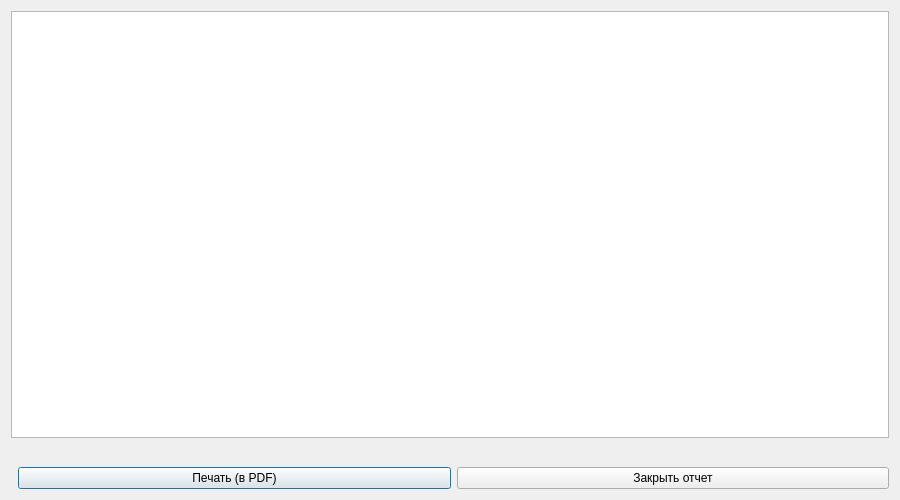
<?xml version="1.0" encoding="UTF-8"?>
<ui version="4.0">
 <class>ReportsDialog</class>
 <widget class="QDialog" name="ReportsDialog">
  <property name="geometry">
   <rect>
    <x>0</x><y>0</y><width>900</width><height>500</height>
   </rect>
  </property>
  <layout class="QVBoxLayout" name="verticalLayout">
   <item>
    <widget class="QTableView" name="tableView">
     <property name="alternatingRowColors"><bool>true</bool></property>
    </widget>
   </item>
   <item>
    <widget class="QLabel" name="lblSummary">
     <property name="font">
      <font><pointsize>11</pointsize><bold>true</bold></font>
     </property>
     <property name="alignment">
      <set>Qt::AlignRight|Qt::AlignTrailing|Qt::AlignVCenter</set>
     </property>
    </widget>
   </item>
   <item>
    <layout class="QHBoxLayout" name="horizontalLayout">
     <item>
      <spacer name="horizontalSpacer">
       <property name="orientation"><enum>Qt::Horizontal</enum></property>
      </spacer>
     </item>
     <item>
      <widget class="QPushButton" name="btnPrint">
       <property name="text"><string>Печать (в PDF)</string></property>
      </widget>
     </item>
     <item>
      <widget class="QPushButton" name="btnClose">
       <property name="text"><string>Закрыть отчет</string></property>
      </widget>
     </item>
    </layout>
   </item>
  </layout>
 </widget>
 <connections>
  <connection>
   <sender>btnClose</sender>
   <signal>clicked()</signal>
   <receiver>ReportsDialog</receiver>
   <slot>accept()</slot>
  </connection>
 </connections>
</ui>
